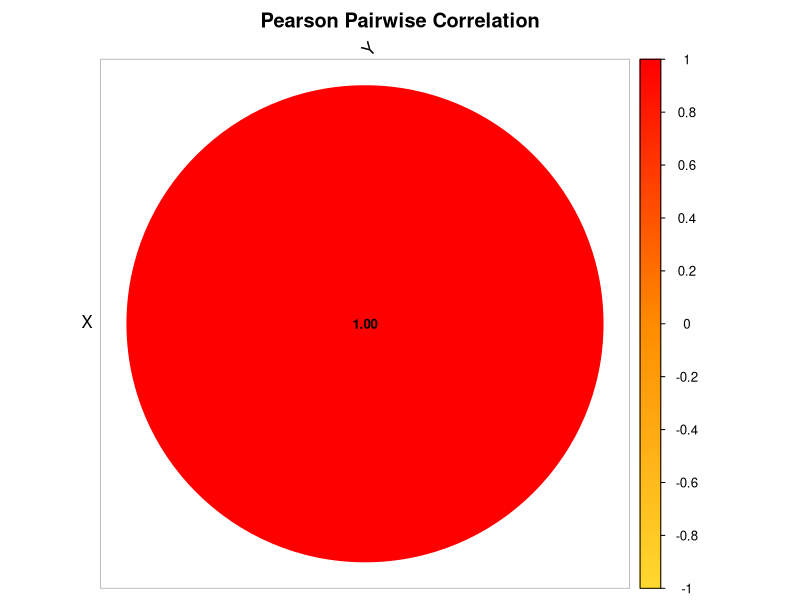
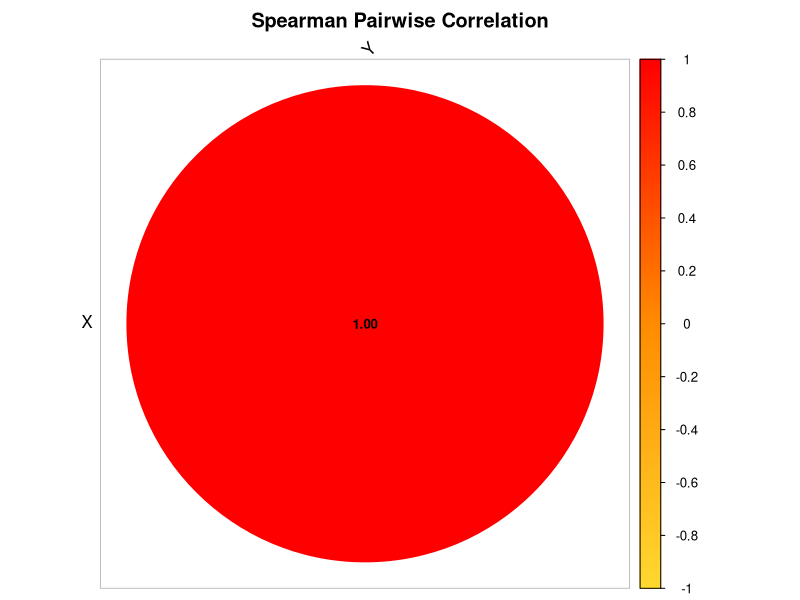

Here is the R script that generated these plots, in order: (Note: this script raises an error after producing the figures.)
################################################################################
################ CORRELATION-BASED NETWORK INFERENCE ###########################
################################################################################

# ============================================================
# Working Directory
# ============================================================

setwd('/Users/gio/Desktop/My Dissertation/Dissertation Focus/Main Version/1_Basic_Net_Raw/Simple_Network_7')

# ============================================================
# Required Libraries
# ============================================================

library(dplyr)
library(tidyr)
library(corrplot)

################################################################################
################################################################################

# ============================================================
# CORRELATION-BASED NETWORK INFERENCE
# Pearson and Spearman Correlation
# ============================================================
#
# Purpose:
#   • Provide classical baseline methods for comparison with CIRN
#   • Infer signed but UNDIRECTED associations
#   • Convert associations into directed edges for evaluation
#
# NOTE:
#   Correlation does NOT infer causality or direction.
#   Edges are duplicated in both directions for comparability.
# ============================================================

infer_network_correlation <- function(df, time_col, method = "pearson",
                                      cor_threshold = 0.3,
                                      p_threshold = 0.05) {
  
  # ------------------------------------------------------------
  # 1. Remove time column
  # ------------------------------------------------------------
  
  vars <- setdiff(names(df), time_col)
  data_mat <- df[, vars]
  
  # ------------------------------------------------------------
  # 2. Start runtime measurement
  # ------------------------------------------------------------
  
  start_time <- Sys.time()
  
  # ------------------------------------------------------------
  # 3. Compute correlation matrix
  # ------------------------------------------------------------
  
  cor_matrix <- cor(
    data_mat,
    method = method,
    use = "pairwise.complete.obs"
  )
  
  # ------------------------------------------------------------
  # 4. Compute p-values
  # ------------------------------------------------------------
  
  p_matrix <- matrix(
    NA,
    nrow = length(vars),
    ncol = length(vars),
    dimnames = list(vars, vars)
  )
  
  for (i in seq_along(vars)) {
    for (j in seq_along(vars)) {
      
      if (i == j) next
      
      test <- suppressWarnings(
        cor.test(
          data_mat[[vars[i]]],
          data_mat[[vars[j]]],
          method = method
        )
      )
      
      p_matrix[i, j] <- test$p.value
    }
  }
  
  # ------------------------------------------------------------
  # 5. Edge extraction
  # ------------------------------------------------------------
  
  edges <- data.frame()
  
  for (i in seq_along(vars)) {
    for (j in seq_along(vars)) {
      
      if (i == j) next
      
      r <- cor_matrix[i, j]
      p <- p_matrix[i, j]
      
      if (!is.na(r) &&
          abs(r) >= cor_threshold &&
          p < p_threshold) {
        
        edges <- rbind(
          edges,
          data.frame(
            predictor_set = paste0(method, "_correlation"),
            term = vars[i],
            target = vars[j],
            omega = r,
            odds_ratio = NA,
            sign = sign(r),
            regulation_type = ifelse(
              r > 0,
              "activation",
              "inhibition"
            ),
            rel_strength = abs(r),
            hdi_lower95 = NA,
            hdi_upper95 = NA,
            eti_lower95 = NA,
            eti_upper95 = NA,
            method = paste(method, "correlation")
          )
        )
      }
    }
  }
  
  # ------------------------------------------------------------
  # 6. Stop runtime measurement
  # ------------------------------------------------------------
  
  end_time <- Sys.time()
  
  runtime_seconds <- as.numeric(
    difftime(end_time, start_time, units = "secs")
  )
  
  message(
    "⏱ ", method, " correlation runtime: ",
    round(runtime_seconds, 4),
    " seconds"
  )
  
  return(list(
    edges = edges,
    runtime = runtime_seconds,
    cor_matrix = cor_matrix,
    p_matrix = p_matrix
  ))
}

################################################################################
################################################################################

# ============================================================
# Bubble Correlation Heatmap (like your example)
# ============================================================

plot_correlation_bubble <- function(cor_matrix, method_name = "Correlation") {
  
  corrplot(
    cor_matrix,
    
    method = "circle",           # circles like your figure
    type = "upper",              # upper triangle
    
    addCoef.col = "black",       # numbers inside circles
    number.cex = 0.8,
    
    col = colorRampPalette(
      c("#FFD92F", "#FF8C00", "#FF0000")
    )(200),                      # yellow → orange → red
    
    tl.col = "black",
    tl.srt = 45,
    
    diag = FALSE,
    
    title = paste(method_name, "Pairwise Correlation"),
    mar = c(0,0,2,0)
  )
}

################################################################################
################################################################################

# ============================================================
# Load Dataset
# ============================================================

sim_df <- read.csv("Simple_Network_7.csv") %>%
  na.omit()

time_col <- names(sim_df)[1]

################################################################################
################################################################################

# ============================================================
# Pearson Correlation Network
# ============================================================

pearson_res <- infer_network_correlation(
  df = sim_df,
  time_col = time_col,
  method = "pearson"
)

pearson_edges <- pearson_res$edges
pearson_edges

pearson_cor_mat <- pearson_res$cor_matrix
pearson_cor_mat

pearson_p_mat <- pearson_res$p_matrix
pearson_p_mat

# Pearson bubble heatmap

plot_correlation_bubble(
  pearson_res$cor_matrix,
  "Pearson"
)

################################################################################
################################################################################

# ============================================================
# Spearman Correlation Network
# ============================================================

spearman_res <- infer_network_correlation(
  df = sim_df,
  time_col = time_col,
  method = "spearman"
)

spearman_edges <- spearman_res$edges
spearman_edges

spearman_cor_mat <- spearman_res$cor_matrix
spearman_cor_mat

spearman_p_mat <- spearman_res$p_matrix
spearman_p_mat

# Spearman bubble heatmap

plot_correlation_bubble(
  spearman_res$cor_matrix,
  "Spearman"
)

################################################################################
s################################################################################

# ============================================================
# Optional: Save figures for thesis / manuscript
# ============================================================

#pdf("Pearson_Correlation_Bubble.pdf", width = 6, height = 6)

#plot_correlation_bubble(
#  pearson_res$cor_matrix,
#  "Pearson"
#)

#dev.off()


#pdf("Spearman_Correlation_Bubble.pdf", width = 6, height = 6)

#plot_correlation_bubble(
#  spearman_res$cor_matrix,
#  "Spearman"
#)

#dev.off()

################################################################################
############################### ~ END ~ ########################################
################################################################################
